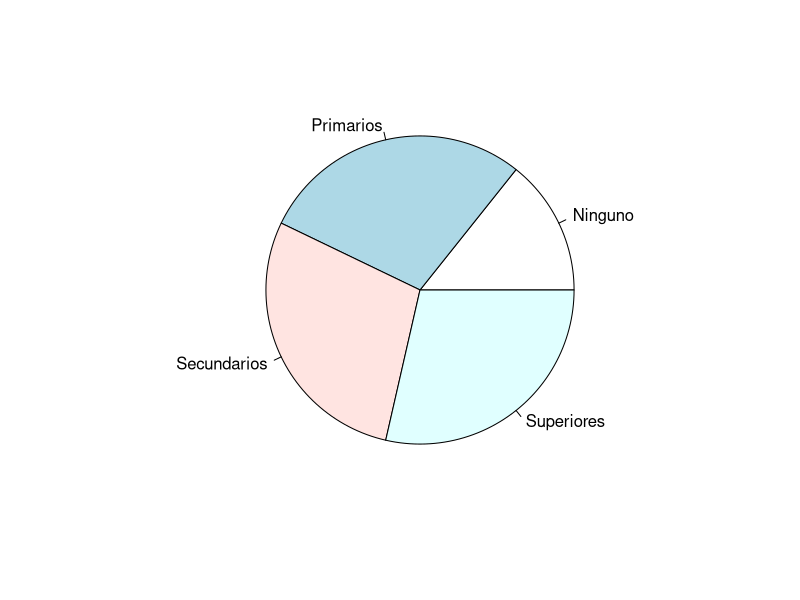
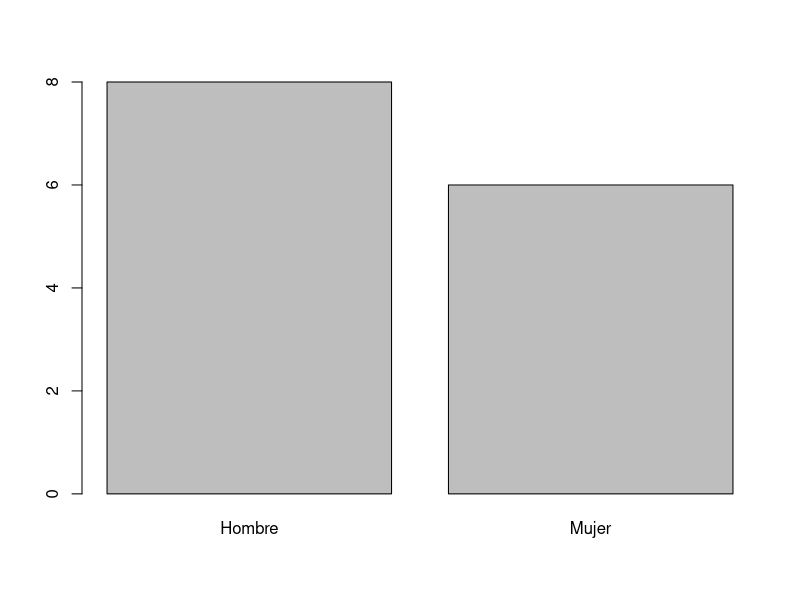
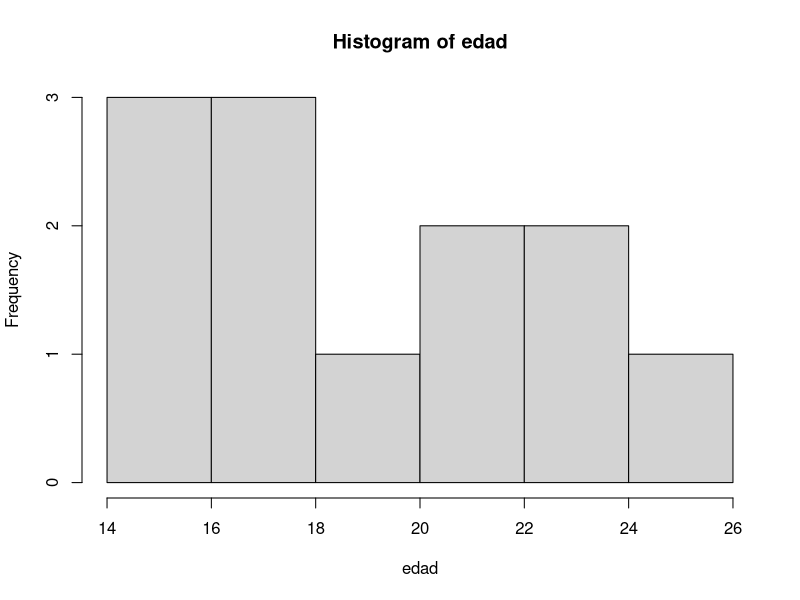
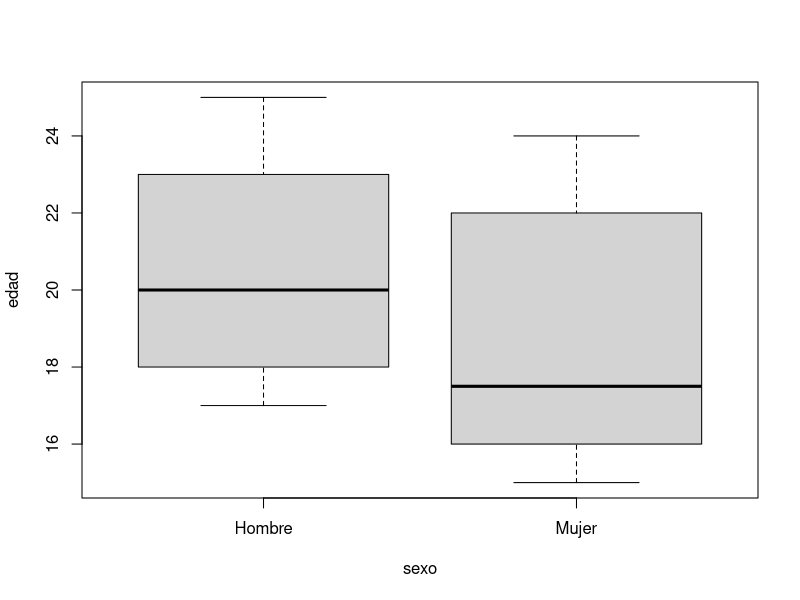

Write R code to recreate these figures, in order.
# EJERCICIO  1
#1. INTRODUCIR DATOS Y CREAR OBJETOS CON METADATOS
edad<-c(18,19,NA,18,24,17,22,15,22,25,NA,16,23,16)
sexo<-c(0,1,0,0,1,0,0,1,1,0,0,1,0,1)
estudios<-c(1,2,0,1,3,2,3,1,2,3,1,2,3,0)
sexo<-factor(sexo, levels=c(0,1),
            labels=c("Hombre","Mujer"))
estudios<-factor(estudios, levels=c(0,1,2,3),
                labels=c("Ninguno","Primarios",
                         "Secundarios","Superiores"))
#2. ESTUDIAR LOS DATOS: TABLA DE FRECUENCIAS UNIDIMENSIONALES
table(edad)
prop.table(table(edad))
table(edad,useNA="ifany")

#3.ESTUDIAR LOS DATOS:  TABLA DE REFERENCIAS CRUZADAS
table(estudios,sexo)
prop.table(table(estudios,sexo))
prop.table(table(estudios,sexo),1)
prop.table(table(estudios,sexo),2)

#4. ESTUDIAR LOS DATOS: SIMPLIFICACAR USANDO OBJETOS DE ALMACENAMIENTO(este apartado tarda lo mismo que el tres ero tarda tres veces menos)
t<-table(estudios,sexo)
prop.table(t)
prop.table(t,1)
prop.table(t,2)

#5. AGRUPAR DATOS PARA VARIABLES CONTINUAS
range(edad,na.rm=TRUE)
nc<-nclass.Sturges(edad)  # N. de intervalos+1 (limites)
nc
lc<-seq(15,25,length=nclass.Sturges(edad))  # Limites de los intervalos-clases
lc


#6. CONSTRUIR INTERVALOS CON cut():

?cut

intervalosEdad<-cut(edad,breaks=seq(15,25,length=nc),include.lowest=TRUE)
intervalosEdad # Se muestran los intervalos de edad, uno correspondiente a cada edad observada

tintervalos<-table(intervalosEdad)


#7. ESTADISTICOS DESCRIPTIVOS
mean(edad,na.rm=TRUE)
sd(edad,na.rm=TRUE)
summary(edad)
summary(estudios)
summary(sexo)
misDatos<-data.frame(edad,estudios,sexo)
summary(misDatos)

#8. DATOS AGREGADOS POR GRUPOS
aggregate(edad,by=list(sexo),mean)

aggregate(edad,by=list(sexo),mean,na.rm=TRUE)



#9. REPRESENTACIONES GRAFICAS
#help(pie)
pie(table(estudios))
#help(barplot)
barplot(table(sexo))
#help(hist)
hist(edad)
#help(boxplot)
boxplot(edad~sexo)

